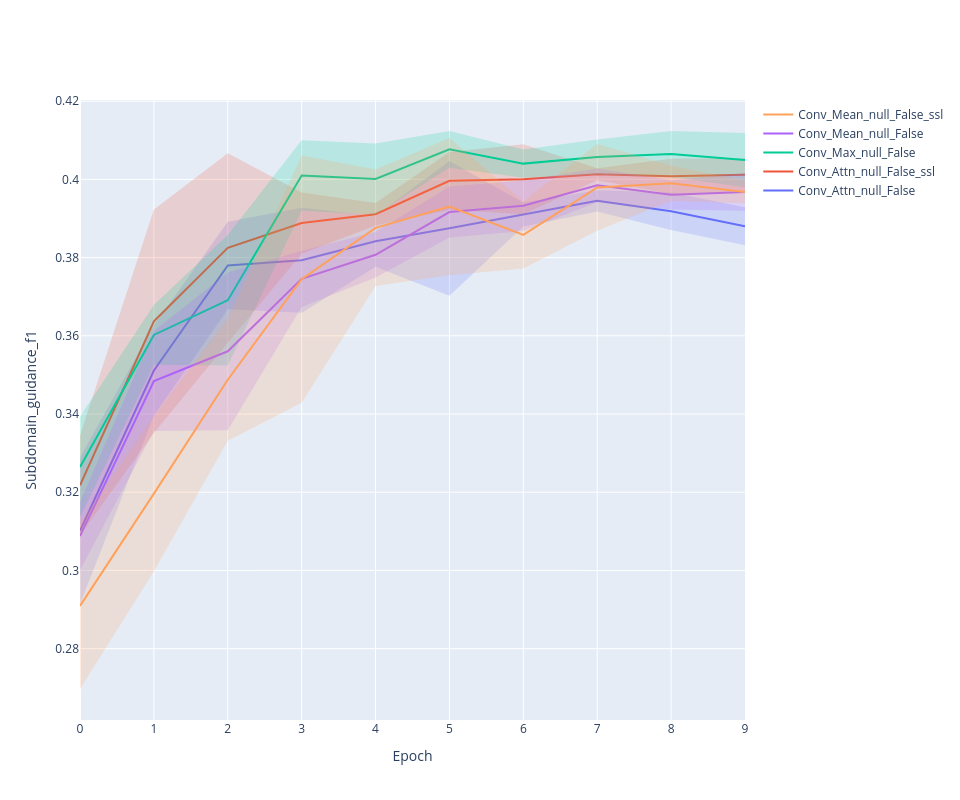

Notebook source saved alongside this figure:
### Code cell
line_plot(history, 'subdomain_guidance_f1')

### Figure 1 — Plotly figure (JSON) as saved in the notebook; plotly's stock layout.template omitted (floating-point values rounded to 4 significant figures)
{"data": [{"line": {"color": "#636EFA"}, "mode": "lines", "name": "Conv_Attn_null_False", "type": "scatter", "x": [0, 1, 2, 3, 4, 5, 6, 7, 8, 9], "y": [0.3101, 0.3511, 0.378, 0.3793, 0.3842, 0.3875, 0.391, 0.3945, 0.3919, 0.388]}, {"line": {"width": 0}, "marker": {"color": "#444"}, "mode": "lines", "showlegend": false, "type": "scatter", "x": [0, 1, 2, 3, 4, 5, 6, 7, 8, 9], "y": [0.3289, 0.3626, 0.3892, 0.3927, 0.3907, 0.4047, 0.3941, 0.3972, 0.3967, 0.3929]}, {"fill": "tonexty", "fillcolor": "rgba(99, 110, 250,0.2)", "line": {"width": 0}, "marker": {"color": "#444"}, "mode": "lines", "showlegend": false, "type": "scatter", "x": [0, 1, 2, 3, 4, 5, 6, 7, 8, 9], "y": [0.2914, 0.3396, 0.3668, 0.3659, 0.3776, 0.3703, 0.388, 0.3918, 0.3871, 0.3832]}, {"line": {"color": "#EF553B"}, "mode": "lines", "name": "Conv_Attn_null_False_ssl", "type": "scatter", "x": [0, 1, 2, 3, 4, 5, 6, 7, 8, 9], "y": [0.3218, 0.3637, 0.3825, 0.3888, 0.3911, 0.3996, 0.4, 0.4013, 0.4008, 0.4012]}, {"line": {"width": 0}, "marker": {"color": "#444"}, "mode": "lines", "showlegend": false, "type": "scatter", "x": [0, 1, 2, 3, 4, 5, 6, 7, 8, 9], "y": [0.3345, 0.3923, 0.4067, 0.3967, 0.3939, 0.407, 0.409, 0.4029, 0.4053, 0.4054]}, {"fill": "tonexty", "fillcolor": "rgba(239, 85, 59,0.2)", "line": {"width": 0}, "marker": {"color": "#444"}, "mode": "lines", "showlegend": false, "type": "scatter", "x": [0, 1, 2, 3, 4, 5, 6, 7, 8, 9], "y": [0.309, 0.3351, 0.3583, 0.381, 0.3882, 0.3923, 0.3911, 0.3998, 0.3963, 0.397]}, {"line": {"color": "#00CC96"}, "mode": "lines", "name": "Conv_Max_null_False", "type": "scatter", "x": [0, 1, 2, 3, 4, 5, 6, 7, 8, 9], "y": [0.3265, 0.3602, 0.3691, 0.401, 0.4001, 0.4077, 0.404, 0.4057, 0.4065, 0.4049]}, {"line": {"width": 0}, "marker": {"color": "#444"}, "mode": "lines", "showlegend": false, "type": "scatter", "x": [0, 1, 2, 3, 4, 5, 6, 7, 8, 9], "y": [0.3393, 0.3679, 0.3858, 0.41, 0.4092, 0.4124, 0.4076, 0.4102, 0.4123, 0.4119]}, {"fill": "tonexty", "fillcolor": "rgba(0, 204, 150,0.2)", "line": {"width": 0}, "marker": {"color": "#444"}, "mode": "lines", "showlegend": false, "type": "scatter", "x": [0, 1, 2, 3, 4, 5, 6, 7, 8, 9], "y": [0.3136, 0.3526, 0.3524, 0.392, 0.391, 0.403, 0.4004, 0.4012, 0.4006, 0.398]}, {"line": {"color": "#AB63FA"}, "mode": "lines", "name": "Conv_Mean_null_False", "type": "scatter", "x": [0, 1, 2, 3, 4, 5, 6, 7, 8, 9], "y": [0.3088, 0.3485, 0.356, 0.3746, 0.3807, 0.3917, 0.3933, 0.3985, 0.3961, 0.3968]}, {"line": {"width": 0}, "marker": {"color": "#444"}, "mode": "lines", "showlegend": false, "type": "scatter", "x": [0, 1, 2, 3, 4, 5, 6, 7, 8, 9], "y": [0.3175, 0.3613, 0.3762, 0.3818, 0.3866, 0.3982, 0.3997, 0.4028, 0.3998, 0.4016]}, {"fill": "tonexty", "fillcolor": "rgba(171, 99, 250,0.2)", "line": {"width": 0}, "marker": {"color": "#444"}, "mode": "lines", "showlegend": false, "type": "scatter", "x": [0, 1, 2, 3, 4, 5, 6, 7, 8, 9], "y": [0.3001, 0.3356, 0.3359, 0.3673, 0.3749, 0.3851, 0.3868, 0.3942, 0.3923, 0.392]}, {"line": {"color": "#FFA15A"}, "mode": "lines", "name": "Conv_Mean_null_False_ssl", "type": "scatter", "x": [0, 1, 2, 3, 4, 5, 6, 7, 8, 9], "y": [0.2909, 0.3196, 0.3488, 0.3745, 0.3876, 0.393, 0.3858, 0.3979, 0.399, 0.3968]}, {"line": {"width": 0}, "marker": {"color": "#444"}, "mode": "lines", "showlegend": false, "type": "scatter", "x": [0, 1, 2, 3, 4, 5, 6, 7, 8, 9], "y": [0.3122, 0.3395, 0.3644, 0.4061, 0.4025, 0.4106, 0.3944, 0.409, 0.4035, 0.3996]}, {"fill": "tonexty", "fillcolor": "rgba(255, 161, 90,0.2)", "line": {"width": 0}, "marker": {"color": "#444"}, "mode": "lines", "showlegend": false, "type": "scatter", "x": [0, 1, 2, 3, 4, 5, 6, 7, 8, 9], "y": [0.2697, 0.2998, 0.3331, 0.3429, 0.3727, 0.3755, 0.3772, 0.3868, 0.3945, 0.3939]}], "layout": {"height": 800, "width": 960, "xaxis": {"title": {"text": "Epoch"}}, "yaxis": {"title": {"text": "Subdomain_guidance_f1"}}}}
